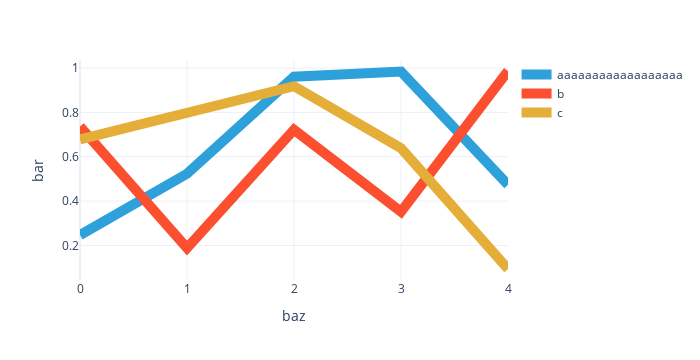

Notebook source saved alongside this figure:
### Code cell
U3.visualize(line_width=10)

### Figure 1 — Plotly figure (JSON) as saved in the notebook; plotly's stock layout.template omitted (floating-point values rounded to 4 significant figures)
{"data": [{"hovertemplate": "foo=aaaaaaaaaaaaaaaaaa<br>baz=%{x}<br>bar=%{y}<extra></extra>", "legendgroup": "aaaaaaaaaaaaaaaaaa", "line": {"color": "#2fa1da", "dash": "solid", "width": 10}, "marker": {"symbol": "circle"}, "mode": "lines", "name": "aaaaaaaaaaaaaaaaaa", "orientation": "v", "showlegend": true, "type": "scatter", "x": [0, 1, 2, 3, 4], "xaxis": "x", "y": [0.2467, 0.5231, 0.9606, 0.9842, 0.4739], "yaxis": "y"}, {"hovertemplate": "foo=b<br>baz=%{x}<br>bar=%{y}<extra></extra>", "legendgroup": "b", "line": {"color": "#fb4f2f", "dash": "solid", "width": 10}, "marker": {"symbol": "circle"}, "mode": "lines", "name": "b", "orientation": "v", "showlegend": true, "type": "scatter", "x": [0, 1, 2, 3, 4], "xaxis": "x", "y": [0.7365, 0.1885, 0.7218, 0.3521, 0.9866], "yaxis": "y"}, {"hovertemplate": "foo=c<br>baz=%{x}<br>bar=%{y}<extra></extra>", "legendgroup": "c", "line": {"color": "#e4ae38", "dash": "solid", "width": 10}, "marker": {"symbol": "circle"}, "mode": "lines", "name": "c", "orientation": "v", "showlegend": true, "type": "scatter", "x": [0, 1, 2, 3, 4], "xaxis": "x", "y": [0.678, 0.7952, 0.9179, 0.6382, 0.09381], "yaxis": "y"}], "layout": {"height": 360, "legend": {"title": {}, "tracegroupgap": 0}, "margin": {"t": 60}, "width": 700, "xaxis": {"anchor": "y", "autorange": true, "domain": [0, 1], "range": [0, 4], "title": {"text": "baz"}, "type": "linear"}, "yaxis": {"anchor": "x", "autorange": true, "domain": [0, 1], "range": [0.04421, 1.036], "title": {"text": "bar"}, "type": "linear"}}}
